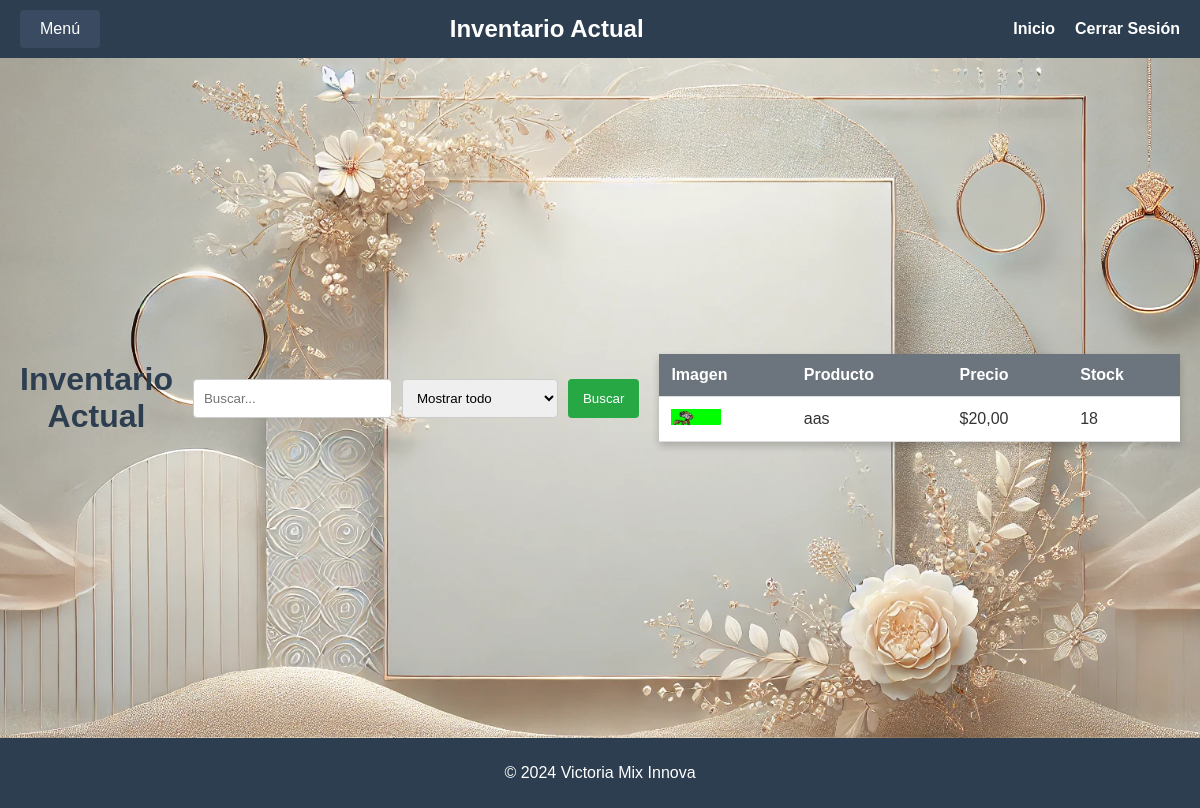
The page /inventario/ (signed in) on the database as committed earlier.
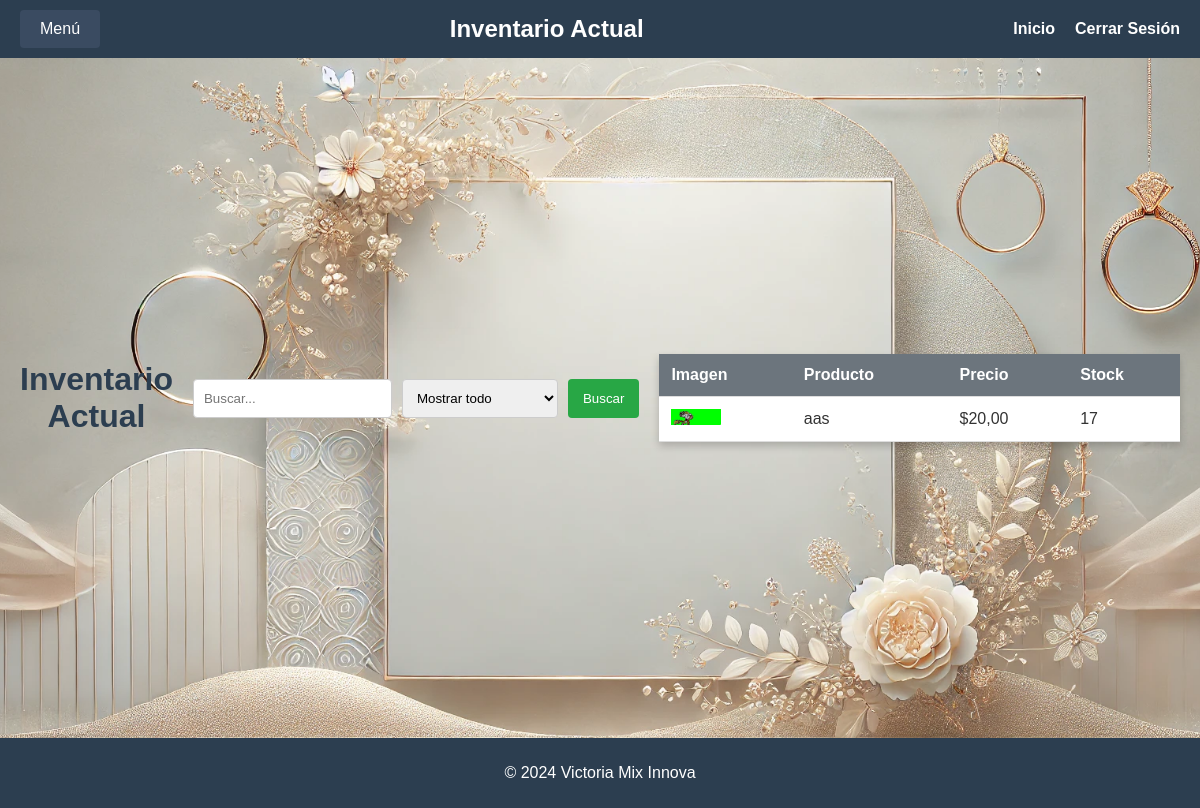
The same page on the database as committed later.
### inventario/models.py (models this page shows, shortened)
class Producto(models.Model):
    nombre = models.CharField(max_length=100, verbose_name="Nombre del Producto")
    descripcion = models.TextField(blank=True, null=True, verbose_name="Descripción")
    precio = models.DecimalField(max_digits=10, decimal_places=2, verbose_name="Precio")
    stock = models.PositiveIntegerField(verbose_name="Cantidad en Stock")
    imagen = models.ImageField(upload_to='productos/', blank=True, null=True, verbose_name="Imagen del Producto")
    class Meta:
        verbose_name = "Producto"
        verbose_name_plural = "Productos"
        ordering = ['nombre']

### inventario/views.py (the view)
# urls.py: path('', inventario_view, name='inventario'),
@login_required
def inventario_view(request):
    productos = Producto.objects.all()  # Obtiene todos los productos del inventario
    try:
        user_profile = UserProfile.objects.get(user=request.user)
        user_type = user_profile.user_type  # Esto debería ser 'jefe' o 'empleado'
    except UserProfile.DoesNotExist:
        user_type = None  # Manejar el caso si el perfil no existe
    return render(request, 'inventario/inventario.html', {
        'productos': productos,
        'user_type': user_type  # Pasar el tipo de usuario a la plantilla
    })

### inventario/templates/inventario/inventario.html (shortened to what this page needs)
{% load static %}
<!DOCTYPE html>
<html lang="es">
<head>
    <link rel="stylesheet" href="{% static 'css/styles.css' %}">
    <link rel="stylesheet" href="{% static 'css/inventario.css' %}">
</head>
<body>
    <header>
        <div class="navbar">
            <div class="navbar-left">
                {% if user.is_authenticated %}
                    <div class="dropdown">
                        <button class="dropbtn">Menú</button>
                    </div>
                {% endif %}
            </div>
            <h1 class="navbar-title">Inventario Actual</h1>
            <div class="navbar-right">
                {% if user.is_authenticated %}
                    {% if user.userprofile.user_type == 'jefe' %}
                        <a href="{% url 'boss_panel' %}">Inicio</a>
                    {% else %}
                        <a href="{% url 'employee_panel' %}">Inicio</a>
                    {% endif %}
                    <a href="{% url 'logout' %}">Cerrar Sesión</a>
                {% endif %}
            </div>
        </div>
    </header>
    <main>
        <h1>Inventario Actual</h1>
        <div class="search-container">
            <input type="text" placeholder="Buscar...">
            <select>
                <option value="all">Mostrar todo</option>
            </select>
            <button>Buscar</button>
        </div>
        <table>
            <thead>
                <tr>
                    <th>Imagen</th>
                    <th>Producto</th>
                    <th>Precio</th>
                    <th>Stock</th>
                </tr>
            </thead>
            <tbody>
                {% for producto in productos %}
                <tr>
                    <td><img src="{{ producto.imagen.url }}" alt="{{ producto.nombre }}" style="width: 50px; height: auto;"></td>
                    <td>{{ producto.nombre }}</td>
                    <td>${{ producto.precio }}</td>
                    <td>{{ producto.stock }}</td>
                </tr>
                {% endfor %}
            </tbody>
        </table>
    </main>
    <footer>
        <p>&copy; 2024 Victoria Mix Innova</p>
    </footer>
</body>
</html>

Rows that differ between the two databases and show on the page:
changed Producto "aas": stock "18" → "17"
